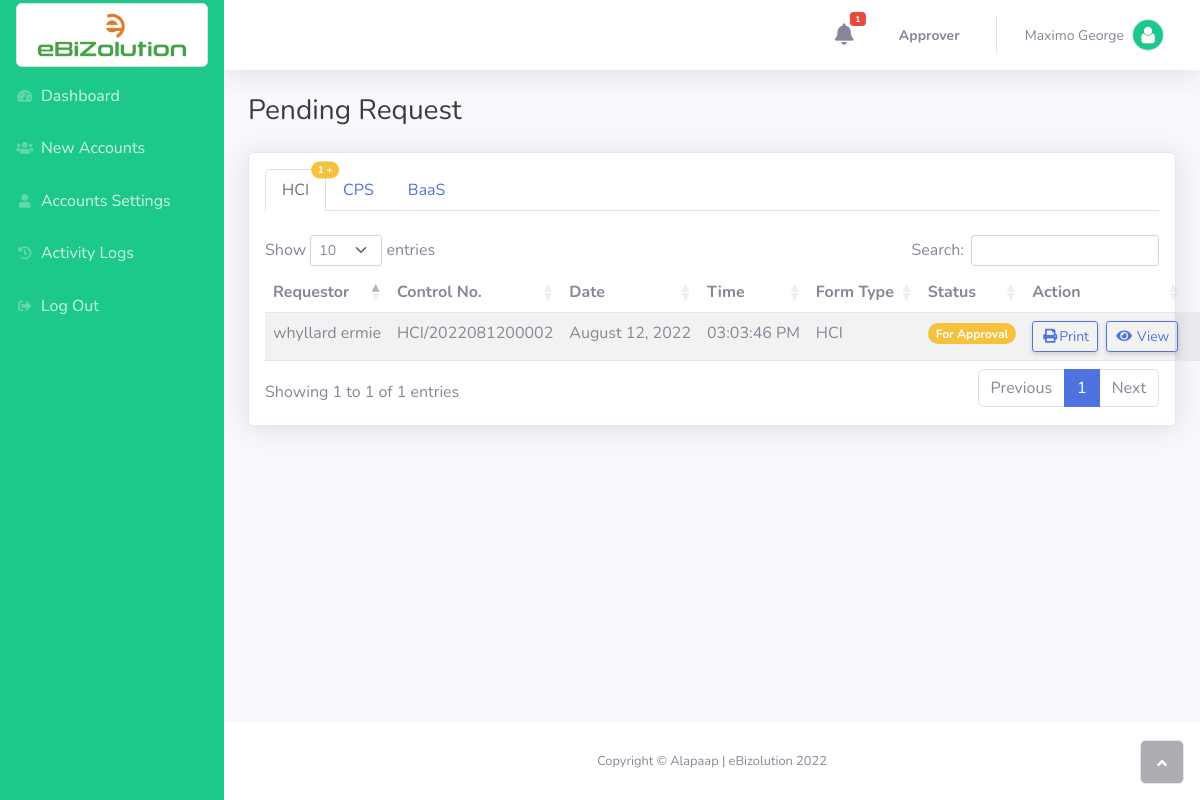
Page /user/pending_request.php (signed in) on the committed database.
### tables this page shows
CREATE TABLE `tbl_user` (
  `uid` int(11) NOT NULL,
  `email_add` text DEFAULT NULL,
  `password` text DEFAULT NULL,
  `first_name` text DEFAULT NULL,
  `last_name` text DEFAULT NULL,
  `middle_name` text DEFAULT NULL,
  `home_address` text DEFAULT NULL,
  `contact_no` text DEFAULT NULL,
  `image` text DEFAULT NULL,
  `status` text DEFAULT NULL,
  `is_online` text DEFAULT '0',
  `token` text DEFAULT NULL,
  `attempt` text DEFAULT NULL,
  `role` text DEFAULT NULL,
  `sub_role` text DEFAULT NULL,
  `default_role` text DEFAULT NULL,
  `multi_role` longtext DEFAULT NULL CHECK (json_valid(`multi_role`)),
  `title` text DEFAULT NULL,
  `designation` text DEFAULT NULL,
  `department` text DEFAULT NULL,
  `date_created` timestamp NOT NULL DEFAULT current_timestamp() ON UPDATE current_timestamp(),
  `date_modified` datetime DEFAULT NULL,
  `created_by` text DEFAULT NULL
);

CREATE TABLE `tbl_hci` (
  `id` int(11) NOT NULL,
  `uid` text DEFAULT NULL,
  `control_number` text DEFAULT NULL,
  `hci_new_control_num` text DEFAULT NULL,
  `hci_up_control_num` text DEFAULT NULL,
  `deleted_hostname` text DEFAULT NULL,
  `form_type` text DEFAULT NULL,
  `fullname` text DEFAULT NULL,
  `email_add` text DEFAULT NULL,
  `contact_no` text DEFAULT NULL,
  `department` text DEFAULT NULL,
  `location` text DEFAULT NULL,
  `cluster` text DEFAULT NULL,
  `hostname` text DEFAULT NULL,
  `vcpu` text DEFAULT NULL,
  `vcpu_comment` text DEFAULT NULL,
  `ram` text DEFAULT NULL,
  `ram_comment` text DEFAULT NULL,
  `os` text DEFAULT NULL,
  `os_comment` text DEFAULT NULL,
  `txt_os_descript` text DEFAULT NULL,
  `txt_define_parti` text DEFAULT NULL,
  `ip_add_vlan` text DEFAULT NULL,
  `ip_comment` text DEFAULT NULL,
  `txt_ip_vlan` text DEFAULT NULL,
  `vlan_comment` text DEFAULT NULL,
  `hci_users` text DEFAULT NULL,
  `txt_hci_users` text DEFAULT NULL,
  `vm_deployment` text DEFAULT NULL,
  `vm_deployment_comment` text DEFAULT NULL,
  `status` text DEFAULT NULL,
  `revised` text DEFAULT NULL,
  `cancelled` text DEFAULT NULL,
  `num_revised` text DEFAULT NULL,
  `date_requested` datetime DEFAULT NULL,
  `approver_id` text DEFAULT NULL,
  `approver` text DEFAULT NULL,
  `app_status` text DEFAULT NULL,
  `appr_date` datetime DEFAULT NULL,
  `reciever_id` text DEFAULT NULL,
  `reciever` text DEFAULT NULL,
  `rec_status` text DEFAULT NULL,
  `rec_date` datetime DEFAULT NULL,
  `performer_id` text DEFAULT NULL,
  `performer` text DEFAULT NULL,
  `perf_status` text DEFAULT NULL,
  `perform_date` datetime DEFAULT NULL,
  `verifier_id` text DEFAULT NULL,
  `verifier` text DEFAULT NULL,
  `ver_status` text DEFAULT NULL,
  `ver_date` datetime DEFAULT NULL,
  `verifier_2id` text DEFAULT NULL,
  `verifier_2` text DEFAULT NULL,
  `ver2_status` text DEFAULT NULL,
  `ver2_date` datetime DEFAULT NULL
);

### user/pending_request.php (shortened to what the rows shown need)
<?php
include '../model/connection.php';
$uid = $_SESSION['uid'];
$sql = mysqli_query($conn,"SELECT * FROM tbl_user where uid = '$uid'  ");
while ($rows = mysqli_fetch_array($sql)):
    $my_fullname    = $rows['first_name']." ".$rows['last_name'];
    $my_role        = $rows['role'];
endwhile;
include 'model/baas_form_2.php';
include 'model/authorize_personnel.php';
?>
<!DOCTYPE html>
<html lang="en">
    <head>
        <link rel="stylesheet" href="assets/bootstrap/css/bootstrap.min.css">
        <link rel="stylesheet" href="assets/css/dataTables.bootstrap5.min.css">
        <link rel="stylesheet" href="assets/fonts/fontawesome-all.min.css">
        <link rel="stylesheet" href="assets/fonts/font-awesome.min.css">
        <link rel="stylesheet" href="assets/fonts/fontawesome5-overrides.min.css">
    </head>
    <body id="page-top">
        <div id="wrapper">
            <div class="d-flex flex-column" id="content-wrapper">
                <div id="content">
                    <?php include 'inc/navbar.php'; ?>
                    <div class="container-fluid">
                        <div class="card shadow">
                            <div class="card-body">
                                <div>
                                    <div class="tab-content pt-4">
                                        <div class="tab-pane active" role="tabpanel" id="tab-1">
                                            <table id="hci_datatables" class="table table-striped table-hover display responsive nowrap" style="width:100%">
                                                <thead class="">
                                                    <tr>
                                                        <th>Requestor</th>
                                                        <th>Control No.</th>
                                                        <th>Date</th>
                                                        <th>Time</th>
                                                        <th>Form Type</th>
                                                        <th>Status</th>
                                                        <th>Action</th>
                                                        <th></th>
                                                    </tr>
                                                </thead>
                                                <tbody>
                                                    <?php
                                                        if ($my_role == 1) {
                                                            $hci_query = mysqli_query($conn,"SELECT * FROM tbl_hci where uid = '$uid' and status BETWEEN 2 and 6 ORDER BY date_requested DESC ");
                                                        }else{
                                                            $hci_query = mysqli_query($conn,"SELECT * FROM tbl_hci where status = '$my_role'  ORDER BY date_requested DESC ");
                                                        }
                                                        while ($rows_hci = mysqli_fetch_array($hci_query)):
                                                            $control_number = $rows_hci['control_number'];
                                                            $new_date = date('F d, Y',strtotime($rows_hci['date_requested']));
                                                            $new_time = date('h:i:s A',strtotime($rows_hci['date_requested']));
                                                            echo '<tr>';
                                                            echo '<td>'.$rows_hci['fullname'].'</td>';
                                                            echo '<td>HCI/'.$control_number.'</td>';
                                                            echo '<td>'.$new_date.'</td>';
                                                            echo '<td>'.$new_time.'</td>';
                                                            if ($rows_hci['form_type'] == '1-1') {
                                                                echo '<td>HCI - UPDATE</td>';
                                                            }else if ($rows_hci['form_type'] == '1-2') {
                                                                echo '<td>HCI - DELETE</td>';
                                                            }else{
                                                                echo '<td>HCI</td>';
                                                            }
                                                            if (($rows_hci['status'] >= '2' && $rows_hci['status'] <= '6') && (!empty($rows_hci['num_revised'])) ) {
                                                                $revised = '<span class="ms-2 badge rounded-pill bg-danger">Rev. '.$rows_hci['num_revised'].'</span>';
                                                            }else{
                                                                $revised = '';
                                                            }
                                                            if ($my_role == 1 && $rows_hci['status'] == 2 && $rows_hci['form_type'] == '1') {
                                                                $cancel_btn = '<a class="btn btn-outline-danger btn-sm shadow-sm" href="model/hci_form.php?uid='.$uid.'&control_number='.$rows_hci["control_number"].'&f_type='.$rows_hci['form_type'].'" id="hci_r_cancel" ><i class="fa-fw fas fa-times me-1"></i>Cancel</a>';
                                                            }else if ($my_role == 1 && $rows_hci['status'] == 2 && $rows_hci['form_type'] == '1-1') {
                                                                $cancel_btn = '<a class="btn btn-outline-danger btn-sm shadow-sm" href="model/hci_update_form.php?uid='.$uid.'&control_number='.$rows_hci["control_number"].'&f_type='.$rows_hci['form_type'].'" ><i class="fa-fw fas fa-times me-1"></i>Cancel</a>';
                                                            }else{
                                                                $cancel_btn = "";
                                                            }
                                                            if ($rows_hci['status'] == '2') {
                                                                echo '<td><span class="badge rounded-pill bg-warning">For Approval</span>'.$revised.'</td>';
                                                            }elseif ($rows_hci['status'] == '3') {
                                                                echo '<td><span class="badge rounded-pill bg-warning">For Assessment</span>'.$revised.'</td>';
                                                            }elseif ($rows_hci['status'] == '4') {
                                                                echo '<td><span class="badge rounded-pill bg-warning">For Provisioning</span>'.$revised.'</td>';
                                                            }elseif ($rows_hci['status'] == '5') {
                                                                echo '<td><span class="badge rounded-pill bg-warning">For Confirmation</span>'.$revised.'</td>';
                                                            }elseif ($rows_hci['status'] == '6') {
                                                                echo '<td><span class="badge rounded-pill bg-warning">For Verification</span>'.$revised.'</td>';
                                                            }
                                                            if ($rows_hci['form_type'] == '1-1') {
                                                                echo '<td class="d-flex gap-2">'.
                                                                        '<a class="btn btn-outline-primary btn-sm shadow-sm" href="inc/print/print_hci_up.php?control_number='.$rows_hci["control_number"].'" target="_blank"  ><i class="fa-fw fas fa-print"></i>Print</a>'.
                                                                        '<a class="btn btn-outline-primary btn-sm shadow-sm" href="#view_hci_update'.$rows_hci["control_number"].'" data-bs-toggle="modal" ><i class="fa-fw fas fa-eye me-1"></i>View</a>'.$cancel_btn.'</td>';
                                                                echo '<td>';
                                                                    include 'inc/hci_update.php';
                                                                echo '</td>';
                                                            }else{
                                                                echo '<td class="d-flex gap-2">'.
                                                                        '<a class="btn btn-outline-primary btn-sm shadow-sm" href="inc/print/print_hci.php?control_number='.$rows_hci["control_number"].'" target="_blank"  ><i class="fa-fw fas fa-print"></i>Print</a>'.
                                                                        '<a class="btn btn-outline-primary btn-sm shadow-sm" href="#view_hci'.$rows_hci["control_number"].'" data-bs-toggle="modal" ><i class="fa-fw fas fa-eye me-1"></i>View</a>'.$cancel_btn.
                                                                    '</td>';
                                                                echo '<td>';
                                                                echo '</td>';
                                                            }
                                                            echo '</tr>';
                                                        endwhile;
                                                    ?>
                                                </tbody>
                                            </table>
                                        </div>
                                    </div>
                                </div>
                            </div>
                        </div>
                    </div>
                </div>
            </div>
        </div>
    </body>
</html>

### user/inc/navbar.php (shortened to what the rows shown need)
<?php
    $get_img = mysqli_query($conn,"SELECT * FROM tbl_user where uid = '$uid' ");
    $s_img = mysqli_fetch_array($get_img);
    $my_image = $s_img['image'];
?>
                    <nav class="navbar navbar-light navbar-expand bg-white shadow mb-4 topbar static-top">
                        <div class="container-fluid">
                            <ul class="navbar-nav flex-nowrap ms-auto">
                                <li class="nav-item dropdown no-arrow">
                                    <div class="nav-item dropdown no-arrow">
                                        <a class="dropdown-toggle nav-link" aria-expanded="false" data-bs-toggle="dropdown" href="#">
                                            <span class="d-none d-lg-inline me-2 text-gray-600 small"><?php echo ucwords($my_fullname); ?></span>
                                            <img class="border rounded-circle img-profile" src="<?php echo $my_image != null ? $my_image : 'assets/img/profile.jpg';?>">
                                        </a>
                                    </div>
                                </li>
                            </ul>
                        </div>
                    </nav>

### rows in the picture
tbl_user: my_fullname "Maximo George"
tbl_hci: fullname "whyllard ermie", control_number "2022081200002", date_requested "August 12, 2022", date_requested "03:03:46 PM", form_type "HCI"

### other values in the picture
$count_notif "1"
$count_hci "1"
